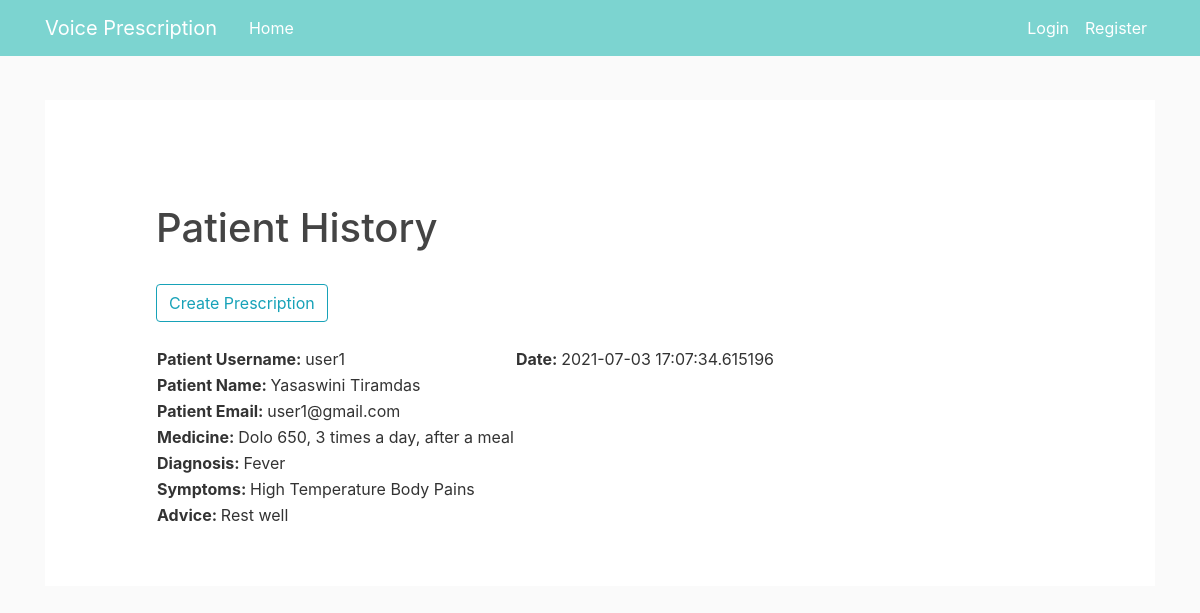
Page /getprescriptionfordoctor/1 on the earlier database version.
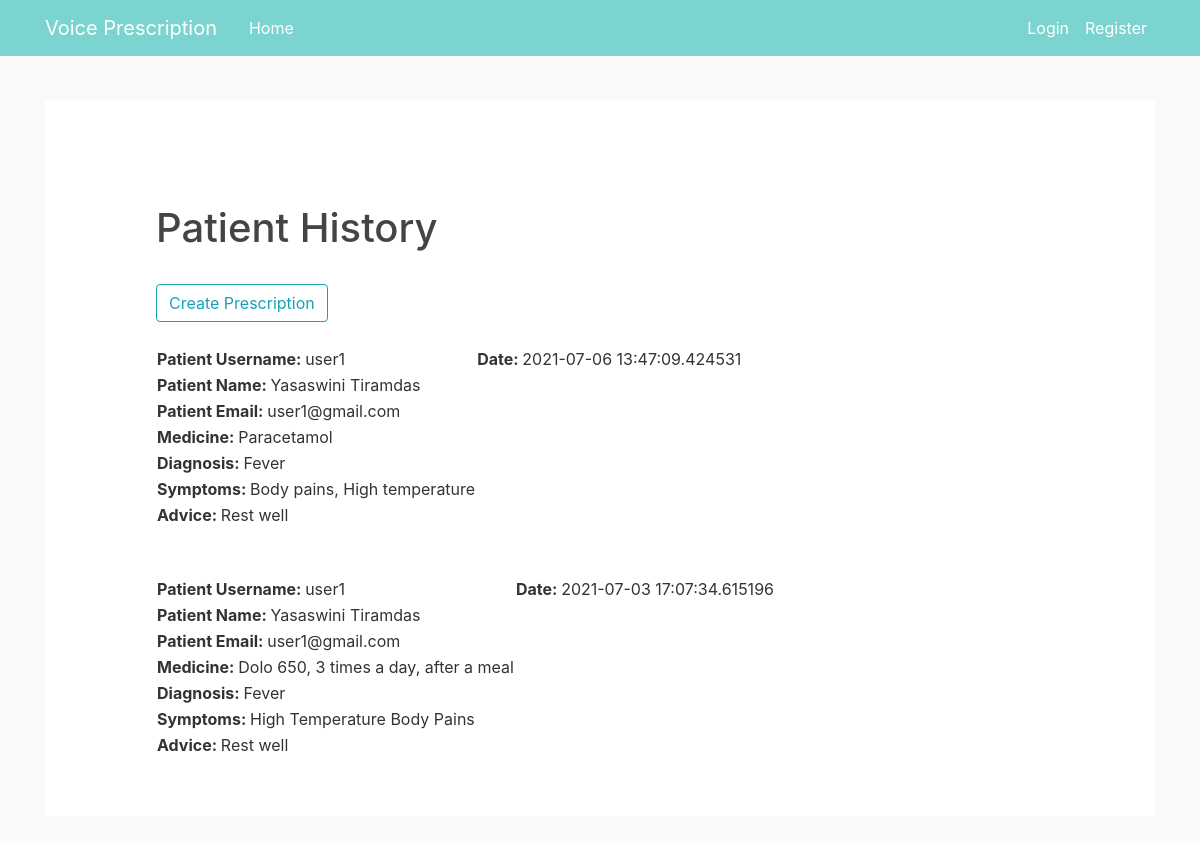
Same page on the later database version.
### voiceprescription/models.py (models this page shows, shortened)
class Prescriptions(db.Model):
    id = db.Column(db.Integer, primary_key=True)
    patient_id = db.Column(db.Integer, db.ForeignKey('user.id'))
    doctor_id = db.Column(db.Integer, db.ForeignKey('user.id'))
    patient_name = db.Column(db.String(30), nullable=False)
    age = db.Column(db.Integer, nullable=False)
    appointment_id = db.Column(db.Integer, db.ForeignKey('appointments.id'))
    date_and_time = db.Column(db.DateTime, nullable=False, default=datetime.utcnow)
    prescription = db.Column(db.String(150), nullable=False)
    diagnosis = db.Column(db.String(150), nullable=False)
    symptoms = db.Column(db.String(150), nullable=False)
    advice = db.Column(db.String(150), nullable=False)
    sign = db.Column(db.String(30), nullable=False)
    doctor = relationship("User", foreign_keys=[doctor_id])
    patient = relationship("User", foreign_keys=[patient_id])
    appointments = relationship("Appointments", foreign_keys=[appointment_id])

class User(db.Model, UserMixin):
    id = db.Column(db.Integer, primary_key=True)
    username = db.Column(db.String(20), unique=True, nullable=False)
    email = db.Column(db.String(120), unique=True, nullable=False)
    image_file = db.Column(db.String(20), nullable=False, default='default.jpg')
    type = db.Column(db.String(2), nullable=False, default='p')
    password = db.Column(db.String(60), nullable=False)

### voiceprescription/routes.py (the view)
@app.route('/getprescriptionfordoctor/<int:appoint_id>', methods=['GET', 'POST'])
def getprescriptionfordoctor(appoint_id):
    print(appoint_id)
    app = Appointments.query.filter_by(id = appoint_id).first()
    doctor_pres = Prescriptions.query.filter_by(patient_id=app.patient_id).order_by(Prescriptions.date_and_time.desc()).all()
    if doctor_pres == []:
        flash("No previous records of the user", 'success')
        return redirect(url_for('create_prescription', appoint_id=appoint_id))
    return render_template('getprescriptionsfordoctor.html', prescriptions=doctor_pres, appoint_id=appoint_id)

### voiceprescription/templates/getprescriptionsfordoctor.html
{% extends "layout.html" %}
{% block content %}
    <div class="content padL10per">
        <div class="padTB24"></div>
        <h1>Patient History</h1>
        <br>
        <div>
            <a type="button" class="btn btn-outline-info" href="{{ url_for('create_prescription', appoint_id=appoint_id) }}">
                Create Prescription
            </a>
        </div>
        <br>
        {% for prescription in prescriptions %}
        <table>
            <caption></caption>
            <tbody>
                <tr>
                    <td><strong>Patient Username: </strong>{{prescription.patient.username}}</td>
                    <td><strong>Date: </strong>{{prescription.date_and_time}}</td>
                </tr>
                <tr>
                    <td><strong>Patient Name: </strong>{{prescription.patient_name}}</td>
                </tr>
                <tr>
                    <td><strong>Patient Email: </strong>{{prescription.patient.email}}</td>
                </tr>
                <tr>
                    <td><strong>Medicine: </strong>{{prescription.prescription}}</td>
                </tr>
                <tr>
                    <td><strong>Diagnosis: </strong>{{prescription.diagnosis}}</td>
                </tr>
                <tr>
                    <td><strong>Symptoms: </strong>{{prescription.symptoms}}</td>
                </tr>
                <tr>
                    <td><strong>Advice: </strong>{{prescription.advice}}</td>
                </tr>
            </tbody>
        </table>
        <br/>
        {% endfor %}
    </div>
{% endblock content %}

### voiceprescription/templates/layout.html (shortened to what this page needs)
<!DOCTYPE html>
<html>
<head>
    <link rel="stylesheet" href="https://cdn.jsdelivr.net/npm/bootstrap@4.6.0/dist/css/bootstrap.min.css"
>
    <link rel="stylesheet" type="text/css" href="{{ url_for('static', filename='main.css') }}">
</head>
<body>
    <header class="site-header">
        <nav class="navbar navbar-expand-md navbar-dark bg-steel fixed-top">
            <div class="container">
                <a class="navbar-brand mr-4 dark-heading" href="/">Voice Prescription</a>
                <div class="collapse navbar-collapse" id="navbarToggle">
                    <div class="navbar-nav mr-auto">
                        {% if current_user.is_authenticated %}
                            {% if current_user.type=='p' %}
                            <a class="nav-item nav-link" href="{{ url_for('homepatient') }}">Home</a>
                            {% else %}
                            <a class="nav-item nav-link" href="{{ url_for('homedoctor') }}">Home</a>
                            {% endif %}
                        {% else %}
                        <a class="nav-item nav-link" href="{{ url_for('home') }}">Home</a>
                        {% endif %}
                    </div>
                    <div class="navbar-nav">
                        {% if current_user.is_authenticated %}
                        <a class="nav-item nav-link" href="{{ url_for('history') }}">History</a>
                        <a class="nav-item nav-link" href="{{ url_for('appointments') }}">Appointments</a>
                        <a class="nav-item nav-link" href="{{ url_for('account') }}">Account</a>
                        <a class="nav-item nav-link" href="{{ url_for('logout') }}">Logout</a>
                        {% else %}
                        <a class="nav-item nav-link" href="{{ url_for('login') }}">Login</a>
                        <a class="nav-item nav-link" href="{{ url_for('register') }}">Register</a>
                        {% endif %}
                    </div>
                </div>
            </div>
        </nav>
    </header>
    <div role="main" class="container">
        <div class="row">
            <div class="col-md-12 mb-2">
                {% block content %}{% endblock %}
            </div>
        </div>
    </div>
</body>
</html>

### voiceprescription/static/main.css (style rules this page uses)
body { background: #fafafa; color: #333333; padding-top: 100px; padding-bottom: 100px; }
h1, h2, h3, h4, h5, h6 { color: #444444; }
.bg-steel { background-color: #7cd4d0; }
.site-header .navbar-nav .nav-link { color: #ffffff; }
.content { background: #ffffff; padding: 10px 20px; margin-bottom: 20px; padding-top: 5%; }
.padL10per { padding-left: 10%; }
.padTB24 { padding-top: 24px; padding-bottom: 24px; }

Differences in the rows shown:
added Prescriptions: patient.username "user1", date_and_time "2021-07-06 13:47:09.424531", patient_name "Yasaswini Tiramdas", patient.email "user1@gmail.com", prescription "Paracetamol", diagnosis "Fever", symptoms "Body pains, High temperature", advice "Rest well"
